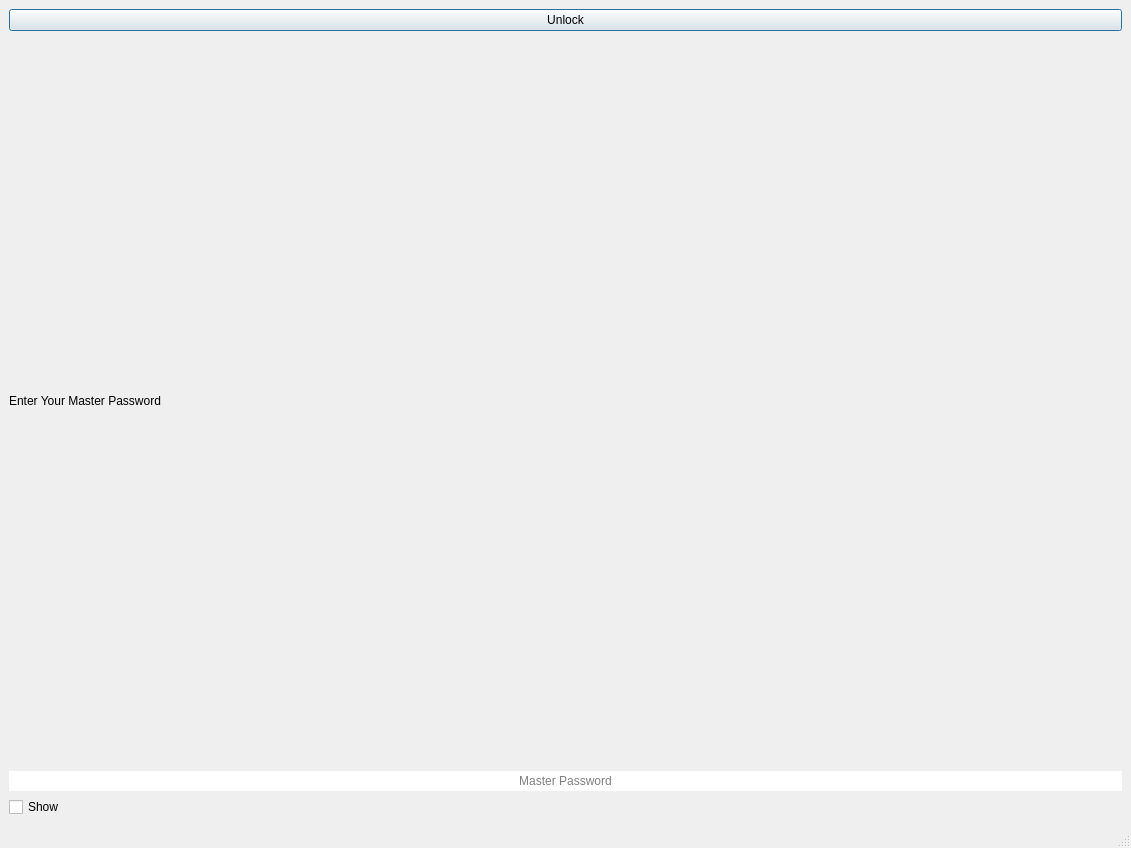
<?xml version="1.0" encoding="UTF-8"?>
<ui version="4.0">
 <class>MainWindow</class>
 <widget class="QMainWindow" name="MainWindow">
  <property name="geometry">
   <rect>
    <x>0</x>
    <y>0</y>
    <width>1131</width>
    <height>848</height>
   </rect>
  </property>
  <property name="windowTitle">
   <string>MainWindow</string>
  </property>
  <widget class="QWidget" name="centralwidget">
   <layout class="QVBoxLayout" name="verticalLayout">
    <item>
     <widget class="QPushButton" name="btnconnect">
      <property name="text">
       <string>Unlock</string>
      </property>
      <property name="autoDefault">
       <bool>false</bool>
      </property>
      <property name="default">
       <bool>true</bool>
      </property>
     </widget>
    </item>
    <item>
     <widget class="QLabel" name="label">
      <property name="text">
       <string>Enter Your Master Password</string>
      </property>
     </widget>
    </item>
    <item>
     <widget class="QLineEdit" name="lineEdit">
      <property name="inputMask">
       <string/>
      </property>
      <property name="text">
       <string/>
      </property>
      <property name="frame">
       <bool>false</bool>
      </property>
      <property name="echoMode">
       <enum>QLineEdit::Password</enum>
      </property>
      <property name="alignment">
       <set>Qt::AlignCenter</set>
      </property>
      <property name="placeholderText">
       <string>Master Password</string>
      </property>
     </widget>
    </item>
    <item>
     <widget class="QCheckBox" name="checkShowPassword">
      <property name="text">
       <string>Show</string>
      </property>
     </widget>
    </item>
   </layout>
  </widget>
  <widget class="QMenuBar" name="menubar">
   <property name="geometry">
    <rect>
     <x>0</x>
     <y>0</y>
     <width>1131</width>
     <height>23</height>
    </rect>
   </property>
  </widget>
  <widget class="QStatusBar" name="statusbar"/>
 </widget>
 <resources/>
 <connections/>
</ui>
